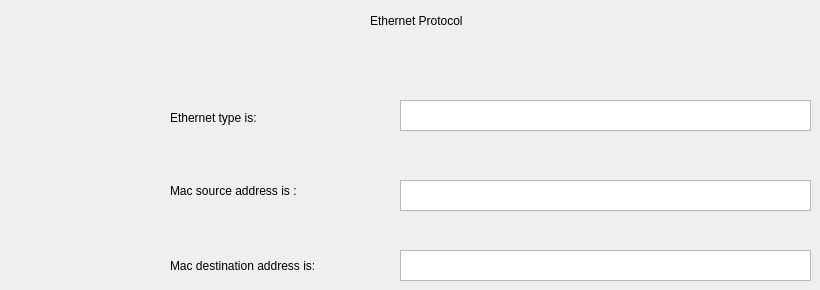
      <widget class="QWidget" name="tab_8">
       <attribute name="title">
        <string>Tab 1</string>
       </attribute>
       <widget class="QLabel" name="label_47">
        <property name="geometry">
         <rect>
          <x>370</x>
          <y>0</y>
          <width>321</width>
          <height>41</height>
         </rect>
        </property>
        <property name="text">
         <string>Ethernet Protocol</string>
        </property>
       </widget>
       <widget class="QLabel" name="label_48">
        <property name="geometry">
         <rect>
          <x>170</x>
          <y>110</y>
          <width>151</width>
          <height>16</height>
         </rect>
        </property>
        <property name="text">
         <string>Ethernet type is: </string>
        </property>
       </widget>
       <widget class="QLabel" name="label_49">
        <property name="geometry">
         <rect>
          <x>170</x>
          <y>180</y>
          <width>181</width>
          <height>21</height>
         </rect>
        </property>
        <property name="text">
         <string>Mac source address is : </string>
        </property>
       </widget>
       <widget class="QLabel" name="label_50">
        <property name="geometry">
         <rect>
          <x>170</x>
          <y>250</y>
          <width>201</width>
          <height>31</height>
         </rect>
        </property>
        <property name="text">
         <string>Mac destination address is: </string>
        </property>
       </widget>
       <widget class="QTextEdit" name="type_id">
        <property name="geometry">
         <rect>
          <x>400</x>
          <y>100</y>
          <width>411</width>
          <height>31</height>
         </rect>
        </property>
       </widget>
       <widget class="QTextEdit" name="mac_source">
        <property name="geometry">
         <rect>
          <x>400</x>
          <y>180</y>
          <width>411</width>
          <height>31</height>
         </rect>
        </property>
       </widget>
       <widget class="QTextEdit" name="mac_des">
        <property name="geometry">
         <rect>
          <x>400</x>
          <y>250</y>
          <width>411</width>
          <height>31</height>
         </rect>
        </property>
       </widget>
      </widget>
